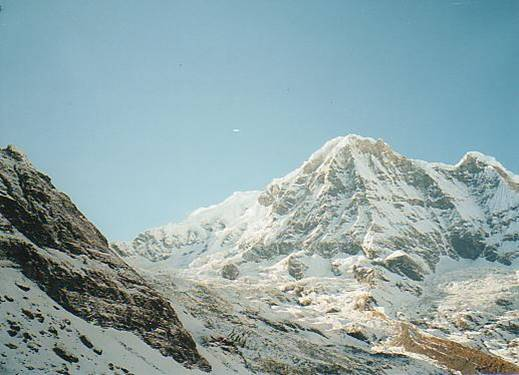
#> input picture Panorama/1.jpg, 519 x 375 px
$ python panorama_bonus.py
#> lines starting #> are read from the running program, lines starting #| are printed output that depends on the picture
import numpy as np
import cv2
from matplotlib import pyplot as plt

"""
    estimate trans:
        1-get p1, p2 (perfectly aligned)
        2-loop over 50 itr:
            a- get random 3 points from p1, 3 points from p2
            b- estimate T
            c- p2` = p1 * T
            d- calc num of inliers between p2` and p2 (threshold = 10)
            e- if (num of inliers > max_num_inliers) = best_T = T;


"""


def get_matched_keypoints(img1, img2):
    orb = cv2.ORB_create()
    kp1, des1 = orb.detectAndCompute(img1, None)
    kp2, des2 = orb.detectAndCompute(img2, None)
    bf = cv2.BFMatcher(cv2.NORM_HAMMING, crossCheck=True)
    matches = bf.match(des1, des2)
    matches = sorted(matches, key=lambda x: x.distance)
    return kp1, kp2, matches


def draw_matches(kp1, kp2, matches):
    keypoints_img1 = cv2.drawKeypoints(img1, kp1, None)
    keypoints_img2 = cv2.drawKeypoints(img2, kp2, None)

    # Draw first 20 matches.
    img3 = cv2.drawMatches(img1, kp1, img2, kp2, matches[:20], None, flags=2)

    plt.imshow(img3)
    plt.figure()
    plt.subplot(1, 2, 1)
    plt.imshow(keypoints_img1)
    plt.subplot(1, 2, 2)
    plt.imshow(keypoints_img2)
    plt.show()


def get_aligned_matched_points(kp1, kp2, matched):
    interest_pts1 = []
    interest_pts2 = []
    for match in matched:
        interest_pts1.append(kp1[match.queryIdx].pt)
        interest_pts2.append(kp2[match.trainIdx].pt)
    return np.array(interest_pts1, dtype=int), np.array(interest_pts2, dtype=int)


def get_num_of_iterations():
    return 50


def get_X_matrix(points):
    X = []
    for i in range(len(points)):
        r1 = [points[i][0], points[i][1], 0, 0, 1, 0]
        r2 = [0, 0, points[i][0], points[i][1], 0, 1]
        X.append(r1)
        X.append(r2)
    return np.array(X)


def get_transformation(points1, points2):
    X = get_X_matrix(points1)
    y = np.array(points2).flatten()
    Xinv = np.linalg.inv(X)
    T = np.matmul(Xinv, y)
    return T


def get_num_inliers(img2, p2, p2_dash, threshold):
    p2_dash = p2_dash.reshape(p2.shape)
    num_inliers = 0
    for i in range(0, len(p2), 2):
        distance = np.linalg.norm(np.array([p2[i], p2[i+1]]) - np.array([p2_dash[i], p2_dash[i+1]]))
        if distance < threshold:
            num_inliers = num_inliers + 1
    return num_inliers


def estimate_transformation(img2, interest_points1, interest_points2):
    iterations = get_num_of_iterations()
    max_num_inliers = -1; best_transformation = []
    for i in range(iterations):
        idx = np.random.randint(len(interest_points1), size=3)
        points1 = interest_points1[idx, :]
        points2 = interest_points2[idx, :]
        if np.linalg.det(get_X_matrix(points1)) == 0:
            continue
        transformation = get_transformation(points1, points2)
        interest_points2_transformed = apply_transformation(interest_points1, transformation)
        num_of_inliers = get_num_inliers(img2, interest_points2, interest_points2_transformed, 10)
        if num_of_inliers > max_num_inliers:
            max_num_inliers = num_of_inliers
            best_transformation = transformation
    print("max num of inliers ", max_num_inliers)
    return best_transformation


def apply_transformation(points, T):
    X = get_X_matrix(points)
    y = np.array(np.matmul(X, T), dtype=int)
    return y


def transform_img(img, T):
    transformed_img = np.zeros(img.shape)
    img_points = [[x, y] for x in range(img.shape[0]) for y in range(img.shape[1])]
    y = apply_transformation(img_points, T)
    idx = 0
    for i in range(img.shape[0]-2):
        for j in range(img.shape[1]-2):
            transformed_img[i][j] = img[y[idx]][y[idx+1]]
            idx = idx + 2
    return transformed_img


img1 = cv2.cvtColor(cv2.imread('1.jpg'), cv2.COLOR_BGR2RGB)
img2 = cv2.cvtColor(cv2.imread('2.jpg'), cv2.COLOR_BGR2RGB)
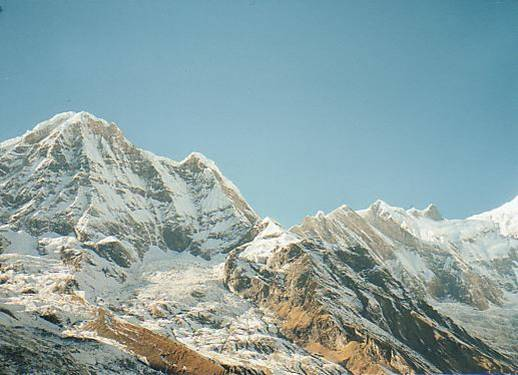
#> input picture Panorama/2.jpg, 518 x 375 px
keypoints1, keypoints2, matched_keypoints = get_matched_keypoints(img1, img2)
#> in get_matched_keypoints, `kp1, des1 = orb.detectAndCompute(img1, None)`: kp1 = 500 keypoints; strongest (x, y, size): (301, 293, 31), (300, 295, 31), (68, 323, 31), (486, 326, 31)
#> in get_matched_keypoints, `kp2, des2 = orb.detectAndCompute(img2, None)`: kp2 = 500 keypoints; strongest (x, y, size): (413, 311, 31), (355, 331, 31), (41, 316, 31), (76, 253, 31)
#> in get_matched_keypoints, `matches = bf.match(des1, des2)`: matches = 171 matches
#> keypoints1 has the same summary as kp1 in get_matched_keypoints; keypoints2 has the same summary as kp2 in get_matched_keypoints; matched_keypoints = 171 matches
# draw_matches(keypoints1, keypoints2, matched_keypoints)

best_matched = matched_keypoints[0:20]
#> best_matched = 20 matches
interest_points1, interest_points2 = get_aligned_matched_points(keypoints1, keypoints2, best_matched)
#> the loop in get_aligned_matched_points, `for match in matched:` made 20 passes
#> after the loop in get_aligned_matched_points, `for match in matched:`: interest_pts1 = 20 items, first 6: (450.7, 205.9), (397, 284), (358.6, 267.8), (369, 343), (354.2, 266.4), (451, 205.6); interest_pts2 = 20 items, first 6: (169.9, 200.2), (103, 269), (66.24, 249.1), (61, 326), (61.92, 247.7), (169.3, 200.4)
#> interest_points1 = 20 rows, first 8: [450, 205], [397, 284], [358, 267], [369, 343], [354, 266], [451, 205], [448, 333], [364, 297]; interest_points2 = 20 rows, first 8: [169, 200], [103, 269], [66, 249], [61, 326], [61, 247], [169, 200], [143, 320], [67, 279]
transformation = estimate_transformation(img2, interest_points1, interest_points2)
#> the loop in estimate_transformation, `for i in range(iterations):` made 50 passes
#> (idx, points1, num_of_inliers, max_num_inliers, best_transformation) on pass 1: ([12, 15, 0], [[369, 296], [468, 315], [450, 205]], 10, 10, [0.968, -0.204, 0.0734, 0.933, -225, -24.38])
#> (idx, points1, transformation, num_of_inliers) on passes 3 to 7: ([9, 19, 18], [[374, 300], [369, 297], [447, 332]], [1.19, -0.644, -1.53, 4.54, -174.5, -507.2], 2), ([4, 6, 12], [[354, 266], [448, 333], [369, 296]], [0.949, -0.108, 0.0253, 1.05, -246.3, -42.33], 8), ([1, 6, 7], [[397, 284], [448, 333], [364, 297]], [1, -0.226, 0.0759, 0.962, -230.4, -34.29], 10), ([14, 17, 5], [[361, 300], [456, 327], [451, 205]], [0.99, -0.188, 0.0615, 0.932, -239.1, -18.76], 10), ([13, 8, 9], [[375, 338], [424, 318], [374, 300]], [1.02, -0.211, 0.0298, 0.973, -240.7, -18], 10)
#> after the loop in estimate_transformation, `for i in range(iterations):`: max_num_inliers = 10
#| max num of inliers  10
#> transformation = [0.968, -0.204, 0.0734, 0.933, -225, -24.38]

img2_transformed = transform_img(img2, transformation).astype(np.uint8)
#> after the loop in transform_img, `for i in range(img.shape[0]-2):`:
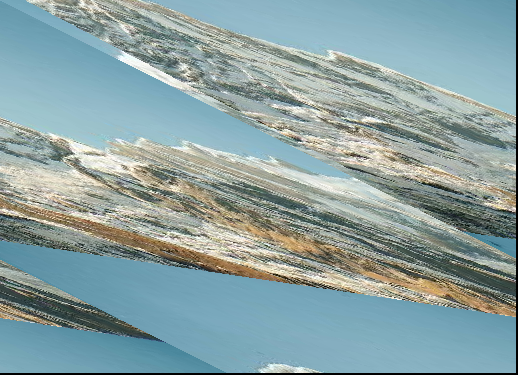
#> transformed_img: shape (375, 518, 3) float64; mean R, G, B 138.9, 161.6, 162.8
#> after the loop in transform_img, `for i in range(img.shape[0]-2):`: idx = 384936
plt.imshow(img2_transformed), plt.title('Warped Image')
plt.show()
